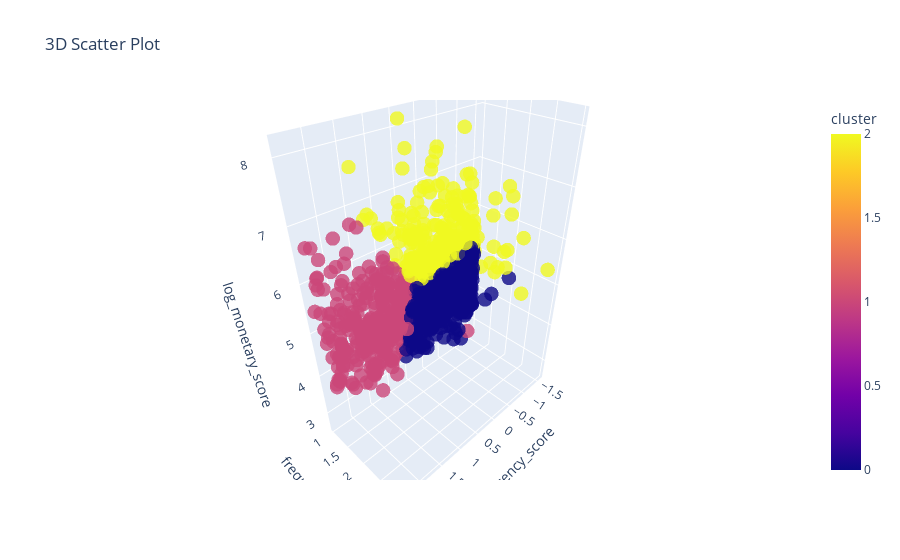

Write notebook code for a chart like this one.
### Code cell
def plot_clusters(data):
    kmeans = KMeans(n_clusters=3)
    kmeans.fit(data)

    labels = kmeans.labels_
    centroids = kmeans.cluster_centers_
    centroids

    data["cluster"] = kmeans.labels_

    ###########################
    
    splitter = StratifiedShuffleSplit(n_splits=1, test_size=0.01, random_state=42)

    for train_idx, test_idx in splitter.split(data, data['cluster']):
        stratified_sample = data.iloc[test_idx]
        
        

    ############################
    
    fig = px.scatter_3d(
        stratified_sample,
        x=data.columns[0],
        y=data.columns[1],
        z=data.columns[2],
        title='3D Scatter Plot',
        labels={'recency_score': 'Recency Score', 'frequency_score': 'Frequency Score', 'monetary_score': 'Monetary Score'},
        opacity=0.8,
        color="cluster"
    )

    # Personnalisation
    fig.update_traces(marker=dict(size=5))  # Taille des points
    fig.update_layout(scene=dict(
        xaxis_title=data.columns[0],
        yaxis_title=data.columns[1],
        zaxis_title=data.columns[2]
    ))

    # Afficher l'interactivité
    fig.show()
    
plot_clusters(data_t1)

### Figure 1 — Plotly figure (JSON) as saved in the notebook; plotly's stock layout.template omitted (floating-point values rounded to 4 significant figures; data arrays with more than 128 entries replaced by an {"elided": "..."} marker saying what was removed)
{"data": [{"hovertemplate": "Recency Score=%{x}<br>Frequency Score=%{y}<br>log_monetary_score=%{z}<br>cluster=%{marker.color}<extra></extra>", "legendgroup": "", "marker": {"color": {"elided": "950 int values"}, "coloraxis": "coloraxis", "opacity": 0.8, "size": 5, "symbol": "circle"}, "mode": "markers", "name": "", "scene": "scene", "showlegend": false, "type": "scatter3d", "x": {"elided": "950 float values"}, "y": {"elided": "950 int values"}, "z": {"elided": "950 float values"}}], "layout": {"coloraxis": {"colorbar": {"title": {"text": "cluster"}}, "colorscale": [[0, "#0d0887"], [0.1111, "#46039f"], [0.2222, "#7201a8"], [0.3333, "#9c179e"], [0.4444, "#bd3786"], [0.5556, "#d8576b"], [0.6667, "#ed7953"], [0.7778, "#fb9f3a"], [0.8889, "#fdca26"], [1, "#f0f921"]]}, "legend": {"tracegroupgap": 0}, "scene": {"domain": {"x": [0, 1], "y": [0, 1]}, "xaxis": {"title": {"text": "recency_score"}}, "yaxis": {"title": {"text": "frequency_score"}}, "zaxis": {"title": {"text": "log_monetary_score"}}}, "title": {"text": "3D Scatter Plot"}}}
